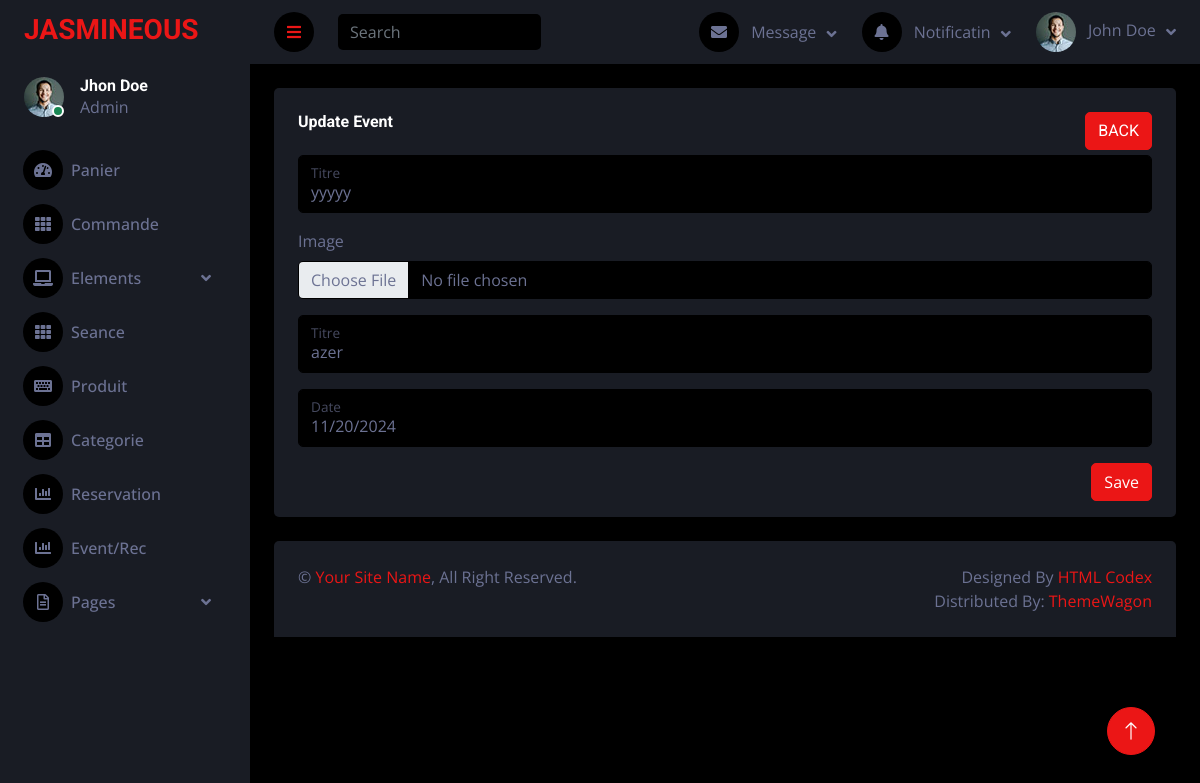
Page /View/Back/FormUpdate.php?id_e=17 (signed in) on the committed database.
### tables this page shows
CREATE TABLE `evenement` (
  `id_e` int(11) NOT NULL,
  `titre_e` varchar(255) NOT NULL,
  `image_e` varchar(255) NOT NULL,
  `description_e` varchar(255) NOT NULL,
  `date_e` date NOT NULL
);

### Controller/evenementController.php (called while the page is built, shortened)
<?php
	include_once '../../Model/evenement.php';
class evenementController {
    function getEventById($id)
    {
        $conn = config::getConnexion();
        $sql = "SELECT * FROM evenement where id_e=:id";
        $request = $conn->prepare($sql);
        $request->execute(array("id" => $id));
        $result = $request->fetch();
        return evenement::convertRawToEvent($result);
    }
}

### Model/evenement.php (called while the page is built, shortened)
<?php
class evenement {
    function __construct(
        int $id=-1
        , string $titre_e=""
        , string $image_e=""
        , string $description_e=""
        , string $date_e=""
    ) {
        $this->titre_e = $titre_e;
        $this->image_e = $image_e;
        $this->description_e=$description_e;
        $this->date_e=$date_e;
    }
    static function convertRawToEvent($dbData) {
        if($dbData) {
            return new evenement(
                $dbData['id_e']
                , $dbData['titre_e']
                , $dbData ['image_e']
                , $dbData['description_e']
                , $dbData['date_e']
            );
        } else {
            return new evenement();
        }
    }
}

### View/Back/FormUpdate.php (the view, shortened to what this page needs)
<?php
    require '../../Controller/evenementController.php';
    $evenementController = new evenementController();
    $id = $_GET['id_e'];
    $event = $evenementController->getEventById($id);
?>
<!DOCTYPE html>
<html lang="en">
<head>
    <link href="https://cdnjs.cloudflare.com/ajax/libs/font-awesome/5.10.0/css/all.min.css" rel="stylesheet">
    <link href="https://cdn.jsdelivr.net/npm/bootstrap-icons@1.4.1/font/bootstrap-icons.css" rel="stylesheet">
    <link href="lib/owlcarousel/assets/owl.carousel.min.css" rel="stylesheet">
    <link href="lib/tempusdominus/css/tempusdominus-bootstrap-4.min.css" rel="stylesheet" />
    <link href="css/bootstrap.min.css" rel="stylesheet">
    <link href="css/style.css" rel="stylesheet">
</head>
<body>
    <div class="container-fluid position-relative d-flex p-0">
        <div class="sidebar pe-4 pb-3">
            <nav class="navbar bg-secondary navbar-dark">
                <a href="index.html" class="navbar-brand mx-4 mb-3">
                <h3 class="text-primary">JASMINEOUS</h3>
                </a>
                <div class="d-flex align-items-center ms-4 mb-4">
                    <div class="position-relative">
                        <img class="rounded-circle" src="img/user.jpg" alt="" style="width: 40px; height: 40px;">
                        <div class="bg-success rounded-circle border border-2 border-white position-absolute end-0 bottom-0 p-1"></div>
                    </div>
                    <div class="ms-3">
                        <h6 class="mb-0">Jhon Doe</h6>
                        <span>Admin</span>
                    </div>
                </div>
                <div class="navbar-nav w-100">
                <a href="panier.php" class="nav-item nav-link "><i class="fa fa-tachometer-alt me-2"></i>Panier</a>
                <a href="commande.php" class="nav-item nav-link"><i class="fa fa-th me-2"></i>Commande</a>
                    <div class="nav-item dropdown">
                        <a href="#" class="nav-link dropdown-toggle" data-bs-toggle="dropdown"><i class="fa fa-laptop me-2"></i>Elements</a>
                    </div>
                    <a href="Seance.php" class="nav-item nav-link"><i class="fa fa-th me-2"></i>Seance</a>
                    <a href="form.php" class="nav-item nav-link"><i class="fa fa-keyboard me-2"></i>Produit</a>
                    <a href="table.php" class="nav-item nav-link"><i class="fa fa-table me-2"></i>Categorie</a>
                    <a href="Reservation.php" class="nav-item nav-link"><i class="fa fa-chart-bar me-2"></i>Reservation</a>
                    <a href="evenement.php" class="nav-item nav-link"><i class="fa fa-chart-bar me-2"></i>Event/Rec</a>
                    <div class="nav-item dropdown">
                        <a href="#" class="nav-link dropdown-toggle" data-bs-toggle="dropdown"><i class="far fa-file-alt me-2"></i>Pages</a>
                    </div>
                </div>
            </nav>
        </div>
        <div class="content">
            <nav class="navbar navbar-expand bg-secondary navbar-dark sticky-top px-4 py-0">
                <a href="#" class="sidebar-toggler flex-shrink-0">
                    <i class="fa fa-bars"></i>
                </a>
                <form class="d-none d-md-flex ms-4">
                    <input class="form-control bg-dark border-0" type="search" placeholder="Search">
                </form>
                <div class="navbar-nav align-items-center ms-auto">
                    <div class="nav-item dropdown">
                        <a href="#" class="nav-link dropdown-toggle" data-bs-toggle="dropdown">
                            <i class="fa fa-envelope me-lg-2"></i>
                            <span class="d-none d-lg-inline-flex">Message</span>
                        </a>
                    </div>
                    <div class="nav-item dropdown">
                        <a href="#" class="nav-link dropdown-toggle" data-bs-toggle="dropdown">
                            <i class="fa fa-bell me-lg-2"></i>
                            <span class="d-none d-lg-inline-flex">Notificatin</span>
                        </a>
                    </div>
                    <div class="nav-item dropdown">
                        <a href="#" class="nav-link dropdown-toggle" data-bs-toggle="dropdown">
                            <img class="rounded-circle me-lg-2" src="img/user.jpg" alt="" style="width: 40px; height: 40px;">
                            <span class="d-none d-lg-inline-flex">John Doe</span>
                        </a>
                    </div>
                </div>
            </nav>
            <div class="container-fluid pt-4 px-4">
                <div class="row g-4">
                    <div class="">
                        <form action="" method="POST">
                        <div class="bg-secondary rounded h-100 p-4">
                            <h6 class="mb-4">Update Event
                            <a href="table.php" class="btn btn-primary float-end">BACK</a>
                            </h6>
                            <div class="form-floating mb-3">
                                <input type="text" class="form-control" name="titre_e" value="<?=$event->titre_e?>" required >
                                <label for="floatingInput">Titre</label>
                            </div>
                            <div class="mb-3">
                                <label for="formFile" class="form-label">Image</label>
                                <input class="form-control bg-dark" type="file" name="image_e" value="<?=$event->image_e?>" required>
                            </div>
                            <div class="form-floating mb-3">
                                <input type="text" class="form-control" name="description_e" value="<?=$event->description_e?>" required >
                                <label for="floatingInput">Titre</label>
                            </div>
                            <div class="form-floating mb-3">
                                <input type="date" class="form-control" name="date_e" value="<?=$event->date_e?>" required>
                                <label for="floatingInput">Date</label>
                            </div>
                            <div class="">
                            <button type="submit" name="update_event" class="btn btn-primary float-end">Save</button>
                            </div>
                            <div>
                                 <a name=""class="btn btn-outline-link m-2"></a>
                                </div>
                        </div>
                        </form>
                    </div>
                </div>
            </div>
            <div class="container-fluid pt-4 px-4">
                <div class="bg-secondary rounded-top p-4">
                    <div class="row">
                        <div class="col-12 col-sm-6 text-center text-sm-start">
                            &copy; <a href="#">Your Site Name</a>, All Right Reserved.
                        </div>
                        <div class="col-12 col-sm-6 text-center text-sm-end">
                            Designed By <a href="https://htmlcodex.com">HTML Codex</a>
                            <br>Distributed By: <a href="https://themewagon.com" target="_blank">ThemeWagon</a>
                        </div>
                    </div>
                </div>
            </div>
        </div>
        <a href="#" class="btn btn-lg btn-primary btn-lg-square back-to-top"><i class="bi bi-arrow-up"></i></a>
    </div>
</body>
</html>

### View/Back/css/style.css (style rules this page uses)
:root { --primary: #EB1616; --secondary: #191C24; --light: #6C7293; --dark: #000000; }
.back-to-top { position: fixed; display: none; right: 45px; bottom: 45px; z-index: 99; }
.btn { transition: .5s; }
.btn-lg-square { width: 48px; height: 48px; }
.btn-square, .btn-sm-square, .btn-lg-square { padding: 0; display: inline-flex; align-items: center; justify-content: center; font-weight: normal; border-radius: 50px; }
.sidebar { position: fixed; top: 0; left: 0; bottom: 0; width: 250px; height: 100vh; overflow-y: auto; background: var(--secondary); transition: 0.5s; z-index: 999; }
.content { margin-left: 250px; min-height: 100vh; background: var(--dark); transition: 0.5s; }
@media (min-width: 992px) { .sidebar { margin-left: 0; } }
@media (min-width: 992px) { .content { width: calc(100% - 250px); } }
.sidebar .navbar .navbar-nav .nav-link { padding: 7px 20px; color: var(--light); font-weight: 500; border-left: 3px solid var(--secondary); border-radius: 0 30px 30px 0; outline: none; }
.sidebar .navbar .navbar-nav .nav-link i { width: 40px; height: 40px; display: inline-flex; align-items: center; justify-content: center; background: var(--dark); border-radius: 40px; }
.sidebar .navbar .dropdown-toggle::after { position: absolute; top: 15px; right: 15px; border: none; content: "\f107"; font-family: "Font Awesome 5 Free"; font-weight: 900; transition: .5s; }
.content .navbar .navbar-nav .nav-link { margin-left: 25px; padding: 12px 0; color: var(--light); outline: none; }
.content .navbar .sidebar-toggler, .content .navbar .navbar-nav .nav-link i { width: 40px; height: 40px; display: inline-flex; align-items: center; justify-content: center; background: var(--dark); border-radius: 40px; }
.content .navbar .dropdown-toggle::after { margin-left: 6px; vertical-align: middle; border: none; content: "\f107"; font-family: "Font Awesome 5 Free"; font-weight: 900; transition: .5s; }

### rows in the picture
evenement: titre_e "yyyyy", description_e "azer", date_e "11/20/2024"
